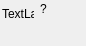
<?xml version="1.0" encoding="UTF-8"?>
<ui version="4.0">
    <class>Form</class>
    <widget class="QWidget" name="Form">
        <property name="geometry">
            <rect>
                <x>0</x>
                <y>0</y>
                <width>86</width>
                <height>46</height>
            </rect>
        </property>
        <property name="sizePolicy">
            <sizepolicy hsizetype="MinimumExpanding" vsizetype="Preferred">
                <horstretch>0</horstretch>
                <verstretch>0</verstretch>
            </sizepolicy>
        </property>
        <property name="windowTitle">
            <string>Form</string>
        </property>
        <layout class="QGridLayout" name="gridLayout">
            <property name="leftMargin">
                <number>2</number>
            </property>
            <property name="topMargin">
                <number>2</number>
            </property>
            <property name="rightMargin">
                <number>2</number>
            </property>
            <property name="bottomMargin">
                <number>2</number>
            </property>
            <item row="1" column="1">
                <layout class="QHBoxLayout" name="horizontalLayout">
                    <item>
                        <widget class="QLabel" name="avatarLabel">
                            <property name="sizePolicy">
                                <sizepolicy hsizetype="Fixed" vsizetype="Fixed">
                                    <horstretch>0</horstretch>
                                    <verstretch>0</verstretch>
                                </sizepolicy>
                            </property>
                            <property name="minimumSize">
                                <size>
                                    <width>32</width>
                                    <height>32</height>
                                </size>
                            </property>
                            <property name="maximumSize">
                                <size>
                                    <width>32</width>
                                    <height>32</height>
                                </size>
                            </property>
                            <property name="text">
                                <string>TextLabel</string>
                            </property>
                            <property name="textFormat">
                                <enum>Qt::RichText</enum>
                            </property>
                            <property name="scaledContents">
                                <bool>true</bool>
                            </property>
                            <property name="alignment">
                                <set>Qt::AlignLeading|Qt::AlignLeft|Qt::AlignTop</set>
                            </property>
                        </widget>
                    </item>
                    <item>
                        <widget class="QLabel" name="textLabel">
                            <property name="sizePolicy">
                                <sizepolicy hsizetype="MinimumExpanding" vsizetype="Expanding">
                                    <horstretch>0</horstretch>
                                    <verstretch>0</verstretch>
                                </sizepolicy>
                            </property>
                            <property name="text">
                                <string>?</string>
                            </property>
                            <property name="textFormat">
                                <enum>Qt::RichText</enum>
                            </property>
                            <property name="alignment">
                                <set>Qt::AlignLeading|Qt::AlignLeft|Qt::AlignTop</set>
                            </property>
                            <property name="wordWrap">
                                <bool>true</bool>
                            </property>
                        </widget>
                    </item>
                </layout>
            </item>
        </layout>
    </widget>
    <resources/>
    <connections/>
</ui>
